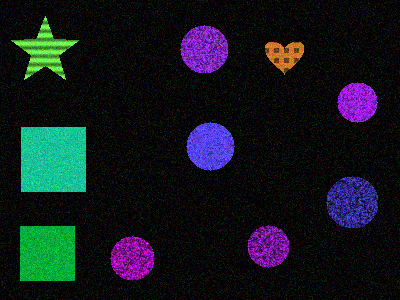
#> input picture shape_dataset/image_0003.png, 400 x 300 px, given in place of image_0001.png, which was not available
$ python sacarRuido.py
#> lines starting #> are read from the running program, lines starting #| are printed output that depends on the picture; after the words box and inside, x2 and y2 are one past the last pixel; in counts of white or black regions, pixels touching at a corner belong together; pictures that were not available may be replaced by others from this repository, and a replacement may not be noted
import numpy as np
import matplotlib.pyplot as plt
from skimage import io, util
from skimage.color import rgb2hsv, hsv2rgb, rgb2gray
from skimage.morphology import dilation


def pltImagenConFiltros(imagen, imagenH, nombre, nombreH, axs, columna):
    axs[0][columna].set_title(f"Imagen {nombre}")
    axs[0][columna].axis("off")
    axs[0][columna].imshow(imagen, clim=(0, 1))

    axs[1][columna].set_title(nombreH)
    axs[1][columna].axis("off")
    axs[1][columna].imshow(imagenH, clim=(0, 1))

    imagenMascara = imagenH.copy()
    imagenMascara = rgb2hsv(imagenMascara)
    for i in range(imagenMascara.shape[0]):
        for j in range(imagenMascara.shape[1]):
            if (imagenMascara[i, j, 1] < 0.1 and imagenMascara[i, j, 2] < 0.1):
                imagenMascara[i, j, 0] = 0
                imagenMascara[i, j, 1] = 0
                imagenMascara[i, j, 2] = 0
            else:
                imagenMascara[i, j, 1] = 0
                imagenMascara[i, j, 2] = 1
    imagenMascara = hsv2rgb(imagenMascara)
    axs[2][columna].set_title("Mascara no negros")
    axs[2][columna].axis("off")
    axs[2][columna].imshow((rgb2gray(imagenMascara)), cmap='gray', clim=(0, 1))


def filtroMaximo(imagen):
    resFiltrada = np.empty(imagen.shape)
    vecindario = np.ones((5, 5))
    for canal in range(3):
        resFiltrada[:, :, canal] = dilation(imagen[:, :, canal], footprint=vecindario)
    return resFiltrada


# Promedio geometrico de Digital Image Processing (Gonzales, Woods)
# Capitulo 5, seccion de restauracion en presencia de ruido aditivo
def promedioGeometrico(imagen):
    res = np.zeros(imagen.shape)
    for i in range(2, res.shape[0] - 2):
        for j in range(2, res.shape[1] - 2):
            vecinos = imagen[i-2:i+3, j-2:j+3]
            for canal in range(3):
                res[i, j, canal] = np.power(np.prod(vecinos[:, :, canal]), 1.0/25)

    return res


def sacarGrises(imagen):
    imagenHSV = rgb2hsv(imagen)
    canalSaturacion = imagenHSV[:, :, 1]
    imagenHSV[canalSaturacion == 0] = 0
    return hsv2rgb(imagenHSV)


if __name__ == "__main__":
    imagenNormal = util.img_as_float64(io.imread("./shape_dataset/image_0001.png"))
    imagenRuidosa = util.img_as_float64(io.imread("./shape_dataset/image_0009.png"))
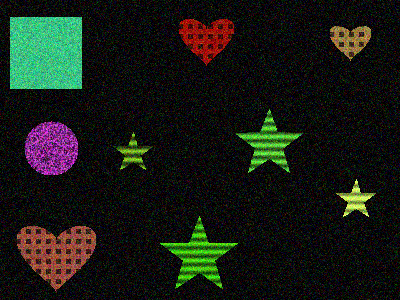
#> input picture shape_dataset/image_0009.png, 400 x 300 px
    imagenNiebla = util.img_as_float64(io.imread("./shape_dataset/image_0011.png"))
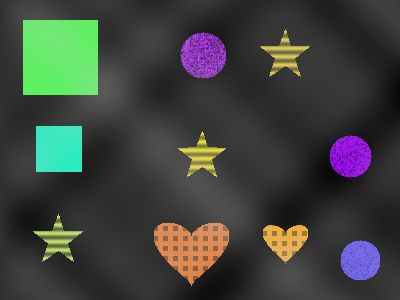
#> input picture shape_dataset/image_0011.png, 400 x 300 px
    imagenSaltAndPepper = util.img_as_float64(io.imread("./shape_dataset/image_0012.png"))
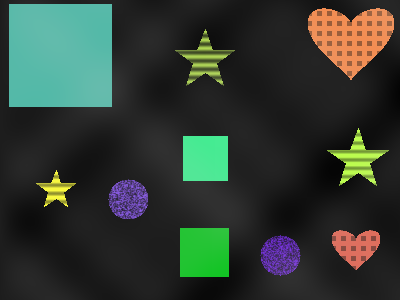
#> input picture shape_dataset/image_0008.png, 400 x 300 px, given in place of image_0012.png, which was not available

    fig, axs = plt.subplots(3, 4, figsize=(20, 10))
    pltImagenConFiltros(imagenNormal, filtroMaximo(sacarGrises(imagenNormal)), "Imagen Normal", "Sacar grises", axs, 0)
#> in sacarGrises, `imagenHSV = rgb2hsv(imagen)`: imagenHSV: shape (300, 400, 3) float64; mean of channels 0, 1, 2 0.397, 0.829, 0.171
#> in sacarGrises, `imagenHSV[canalSaturacion == 0] = 0`: imagenHSV: shape (300, 400, 3) float64; mean of channels 0, 1, 2 0.397, 0.829, 0.171
#> in pltImagenConFiltros, `imagenMascara = rgb2hsv(imagenMascara)`: imagenMascara: shape (300, 400, 3) float64; mean of channels 0, 1, 2 0.5, 0.422, 0.324
#> after the loop in pltImagenConFiltros, `for i in range(imagenMascara.shape[0]):`: imagenMascara: shape (300, 400, 3) float64; mean of channels 0, 1, 2 0.5, 0, 1
#> in pltImagenConFiltros, `imagenMascara = hsv2rgb(imagenMascara)`:
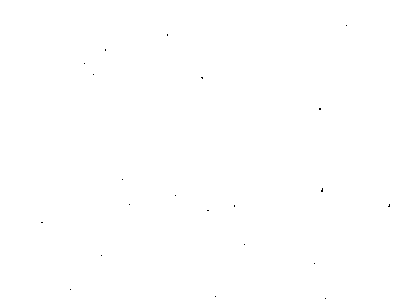
#> imagenMascara: shape (300, 400, 3) float64; values 0 (black) and 1 (white), 100% white; black in thin lines or dots, all inside (x1, y1, x2, y2) = (41, 25, 390, 299)
    pltImagenConFiltros(imagenRuidosa, filtroMaximo(promedioGeometrico(imagenRuidosa)), "Imagen Ruidosa", "Promedio Geometrico", axs, 1)
#> after the loop in filtroMaximo (call 2), `for canal in range(3):`:
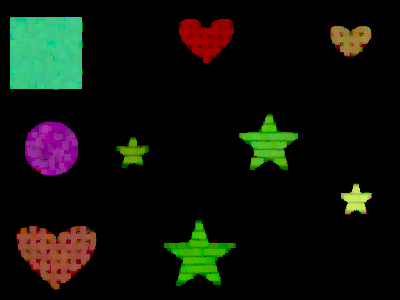
#> resFiltrada: shape (300, 400, 3) float64; mean R, G, B 0.0597, 0.0726, 0.0435
#> in pltImagenConFiltros (call 2), `imagenMascara = rgb2hsv(imagenMascara)`: imagenMascara: shape (300, 400, 3) float64; mean of channels 0, 1, 2 0.0494, 0.126, 0.101
#> after the loop in pltImagenConFiltros (call 2), `for i in range(imagenMascara.shape[0]):`: imagenMascara: shape (300, 400, 3) float64; mean of channels 0, 1, 2 0.0494, 0, 0.154
#> in pltImagenConFiltros (call 2), `imagenMascara = hsv2rgb(imagenMascara)`: imagenMascara: shape (300, 400, 3) float64; values 0 (black) and 1 (white), 15.4% white; 9 white regions, largest, box (x1, y1, x2, y2) and area: (9, 16, 83, 90) 5245, (16, 226, 97, 290) 3427, (25, 121, 78, 176) 2352
    pltImagenConFiltros(imagenNiebla, filtroMaximo(sacarGrises(imagenNiebla)), "Imagen Niebla", "Sacar grises", axs, 2)
#> in sacarGrises (call 2), `imagenHSV = rgb2hsv(imagen)`: imagenHSV: shape (300, 400, 3) float64; mean of channels 0, 1, 2 0.057, 0.0968, 0.291
#> in sacarGrises (call 2), `imagenHSV[canalSaturacion == 0] = 0`: imagenHSV: shape (300, 400, 3) float64; mean of channels 0, 1, 2 0.057, 0.0968, 0.13
#> in pltImagenConFiltros (call 3), `imagenMascara = rgb2hsv(imagenMascara)`: imagenMascara: shape (300, 400, 3) float64; mean of channels 0, 1, 2 0.0696, 0.122, 0.173
#> after the loop in pltImagenConFiltros (call 3), `for i in range(imagenMascara.shape[0]):`: imagenMascara: shape (300, 400, 3) float64; mean of channels 0, 1, 2 0.0696, 0, 0.194
#> in pltImagenConFiltros (call 3), `imagenMascara = hsv2rgb(imagenMascara)`: imagenMascara: shape (300, 400, 3) float64; values 0 (black) and 1 (white), 19.4% white; 10 white regions, largest, box (x1, y1, x2, y2) and area: (21, 18, 100, 97) 6241, (152, 221, 231, 288) 3628, (34, 124, 84, 174) 2500
    pltImagenConFiltros(imagenSaltAndPepper, filtroMaximo(sacarGrises(imagenSaltAndPepper)), "Imagen SaltAndPepper", "SacarGrises", axs, 3)
#> in sacarGrises (call 3), `imagenHSV = rgb2hsv(imagen)`: imagenHSV: shape (300, 400, 3) float64; mean of channels 0, 1, 2 0.0784, 0.128, 0.252
#> in sacarGrises (call 3), `imagenHSV[canalSaturacion == 0] = 0`: imagenHSV: shape (300, 400, 3) float64; mean of channels 0, 1, 2 0.0784, 0.128, 0.161
#> after the loop in filtroMaximo (call 4), `for canal in range(3):`:
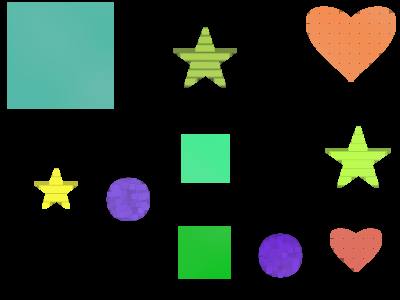
#> resFiltrada: shape (300, 400, 3) float64; mean of channels 0, 1, 2 0.131, 0.173, 0.131; drawn as R, G, B
#> in pltImagenConFiltros (call 4), `imagenMascara = rgb2hsv(imagenMascara)`: imagenMascara: shape (300, 400, 3) float64; mean of channels 0, 1, 2 0.0914, 0.156, 0.207
#> after the loop in pltImagenConFiltros (call 4), `for i in range(imagenMascara.shape[0]):`: imagenMascara: shape (300, 400, 3) float64; mean of channels 0, 1, 2 0.0914, 0, 0.256
#> in pltImagenConFiltros (call 4), `imagenMascara = hsv2rgb(imagenMascara)`: imagenMascara: shape (300, 400, 3) float64; values 0 (black) and 1 (white), 25.6% white; 10 white regions, largest, box (x1, y1, x2, y2) and area: (7, 2, 114, 109) 11449, (306, 6, 396, 82) 4656, (178, 226, 231, 279) 2809

    plt.tight_layout()
    plt.show()
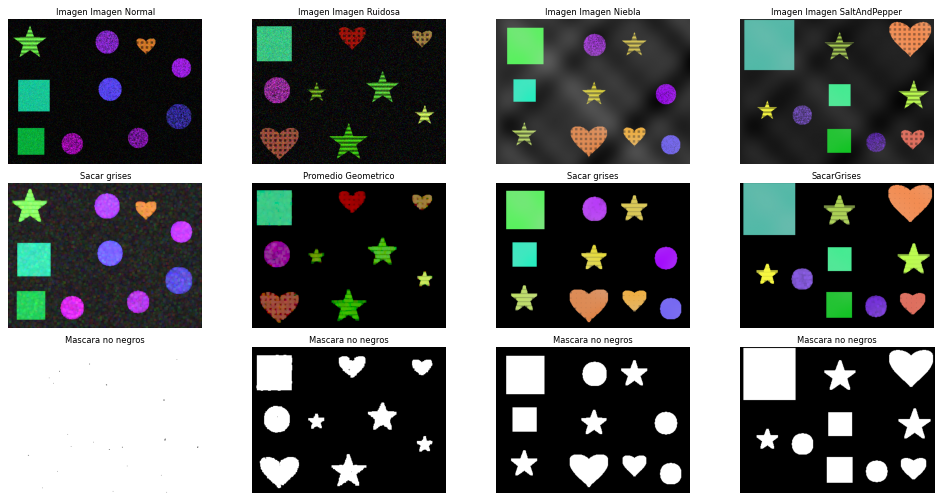
#> figure drawn by matplotlib, 12 panels
